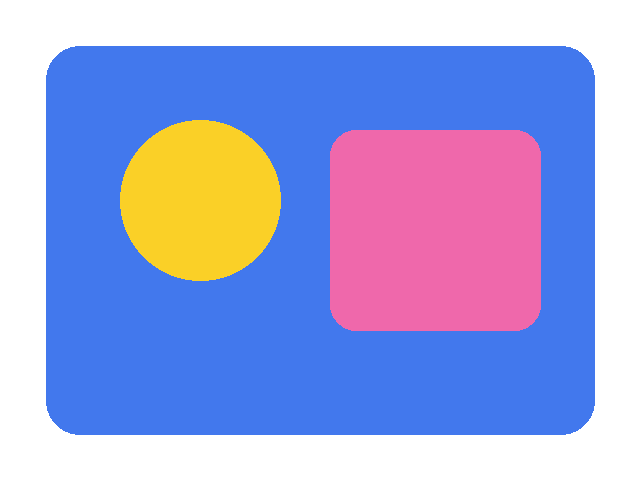
#> input picture samples/transparent.png, 640 x 480 px
$ python -i image_editor.py   (imports and definitions only)
#> lines starting #> are read from the running program, lines starting #| are printed output that depends on the picture
#> further down, picture is the input picture: PIL image 640x480 RGBA; mean R, G, B, A 75.9, 80.9, 146.4, 160.3
#!/usr/bin/env python3
# -*- coding: utf-8 -*-
"""图片信息与简单编辑器（Tkinter + Pillow）。

功能：
    * 读取文件名、格式、宽高、颜色模式和文件大小；
    * 等比/精确缩放、区域裁剪、90°/180°/270° 旋转；
    * 彩色转灰度并保留透明通道；
    * PNG、JPG、WebP、BMP、TIFF 格式转换；
    * 只允许另存为新文件，禁止覆盖原图；
    * 文件不存在、无效图片、参数错误和保存失败均有友好提示。

运行：
    python image_editor.py
"""

from __future__ import annotations

import math
import os
import sys
import tempfile
import traceback
from dataclasses import dataclass
from pathlib import Path
from typing import Tuple

from PIL import Image, ImageDraw, ImageOps, ImageTk, UnidentifiedImageError

import tkinter as tk
import tkinter.font as tkfont
from tkinter import filedialog, messagebox, ttk


APP_TITLE = "图片信息与编辑器"
APP_VERSION = "1.0"

OPEN_FILETYPES = [
    ("常见图片", "*.png *.jpg *.jpeg *.bmp *.webp *.tif *.tiff *.gif"),
    ("PNG 图片", "*.png"),
    ("JPEG 图片", "*.jpg *.jpeg"),
    ("BMP 图片", "*.bmp"),
    ("WebP 图片", "*.webp"),
    ("TIFF 图片", "*.tif *.tiff"),
    ("GIF 图片", "*.gif"),
    ("所有文件", "*.*"),
]

MODE_LABELS = {
    "1": "1（黑白）",
    "L": "L（灰度）",
    "LA": "LA（灰度 + 透明）",
    "P": "P（调色板）",
    "RGB": "RGB（彩色）",
    "RGBA": "RGBA（彩色 + 透明）",
    "CMYK": "CMYK（印刷色）",
    "YCbCr": "YCbCr（亮度/色度）",
    "I": "I（32 位整数）",
    "F": "F（32 位浮点）",
}

# 防止误输入超大尺寸导致耗尽内存。
MAX_IMAGE_SIDE = 12000
MAX_IMAGE_PIXELS = 100_000_000

# 保存格式：界面名称 -> 扩展名 / 可选后缀 / 文件类型过滤器
EXPORT_FORMATS = {
    "PNG": {
        "suffix": ".png",
        "suffixes": (".png",),
        "filetype": ("PNG 图片", "*.png"),
    },
    "JPG": {
        "suffix": ".jpg",
        "suffixes": (".jpg", ".jpeg"),
        "filetype": ("JPEG 图片", "*.jpg *.jpeg"),
    },
    "WebP": {
        "suffix": ".webp",
        "suffixes": (".webp",),
        "filetype": ("WebP 图片", "*.webp"),
    },
    "BMP": {
        "suffix": ".bmp",
        "suffixes": (".bmp",),
        "filetype": ("BMP 图片", "*.bmp"),
    },
    "TIFF": {
        "suffix": ".tif",
        "suffixes": (".tif", ".tiff"),
        "filetype": ("TIFF 图片", "*.tif *.tiff"),
    },
}
EXPORT_FORMAT_NAMES = tuple(EXPORT_FORMATS)
SOURCE_FORMAT_TO_EXPORT = {
    "PNG": "PNG",
    "JPEG": "JPG",
    "WEBP": "WebP",
    "BMP": "BMP",
    "TIFF": "TIFF",
}

SUFFIX_FORMATS = {
    ".png": "PNG",
    ".jpg": "JPEG",
    ".jpeg": "JPEG",
    ".webp": "WEBP",
    ".bmp": "BMP",
    ".tif": "TIFF",
    ".tiff": "TIFF",
}

# 界面配色
BG = "#EEF2F7"
SURFACE = "#FFFFFF"
SURFACE_ALT = "#F8FAFC"
BORDER = "#E2E8F0"
TEXT = "#0F172A"
MUTED = "#64748B"
ACCENT = "#2563EB"
ACCENT_DARK = "#1D4ED8"
ACCENT_SOFT = "#DBEAFE"
DANGER = "#DC2626"
SUCCESS = "#15803D"
PREVIEW_BG = "#1B1D23"


# ---------------------------------------------------------------------------
# 核心逻辑：图片读取与信息整理
# ---------------------------------------------------------------------------


class ImageEditorError(Exception):
    """本程序可预期错误的基类。"""


class ImageLoadError(ImageEditorError):
    """文件不存在、无法读取或不是有效图片。"""


class ValidationError(ImageEditorError):
    """用户输入的参数不合法。"""


class CropOutOfBoundsError(ValidationError):
    """裁剪区域超出图片边界。"""


class ImageSaveError(ImageEditorError):
    """保存图片失败。"""


@dataclass(frozen=True)
class ImageInfo:
    """图片原始信息快照。"""

    path: Path
    filename: str
    image_format: str
    width: int
    height: int
    mode: str
    file_size_bytes: int

    # [4 lines left out: function file_size_mb, not called in this run]

    @property
    def mode_label(self) -> str:
        return MODE_LABELS.get(self.mode, self.mode)

    @property
    def size_text(self) -> str:
        return f"{self.width} × {self.height} 像素"


def describe_mode(mode: str) -> str:
    return MODE_LABELS.get(mode, mode)


# [167 lines left out: functions load_image_file, parse_positive_int, parse_optional_positive_int, parse_nonnegative_int, calculate_resize_dimensions, resize_image and 2 more, not called in this run]


def to_grayscale(image: Image.Image) -> Image.Image:
    """转换灰度图；原图有透明通道时以 LA 模式保留透明度。"""
    if image.mode in ("L", "LA"):
        return image.copy()
    if image.mode == "1":
        return image.convert("L")
    try:
        if has_alpha(image):
            rgba = image.convert("RGBA")
            gray = rgba.convert("L")
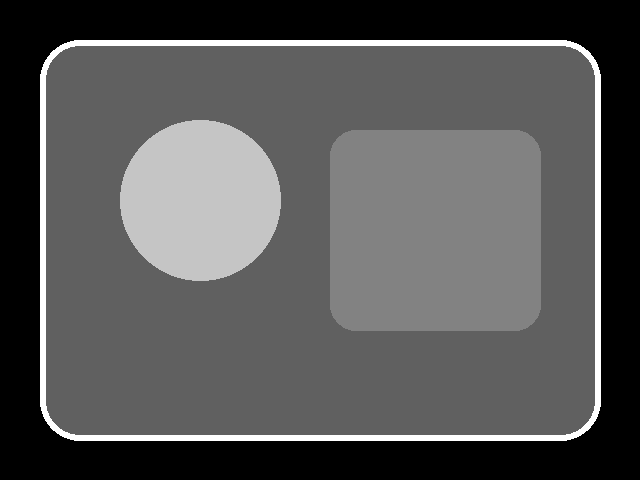
#> gray: PIL image 640x480 L; min 0, max 255, mean 86.9
            alpha = rgba.getchannel("A")
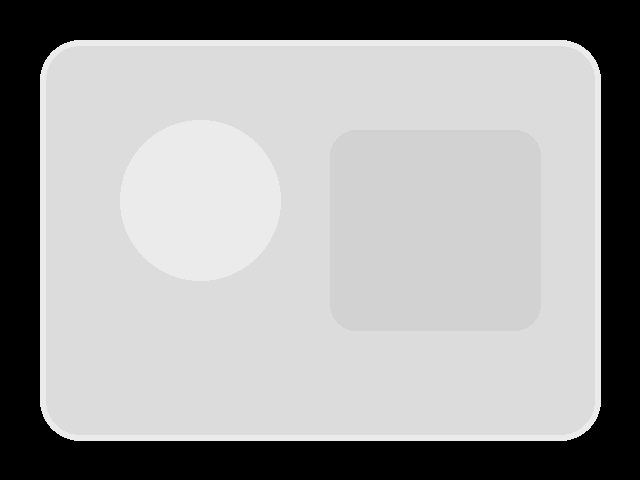
#> alpha: PIL image 640x480 L; min 0, max 235, mean 160.3
            return Image.merge("LA", (gray, alpha))
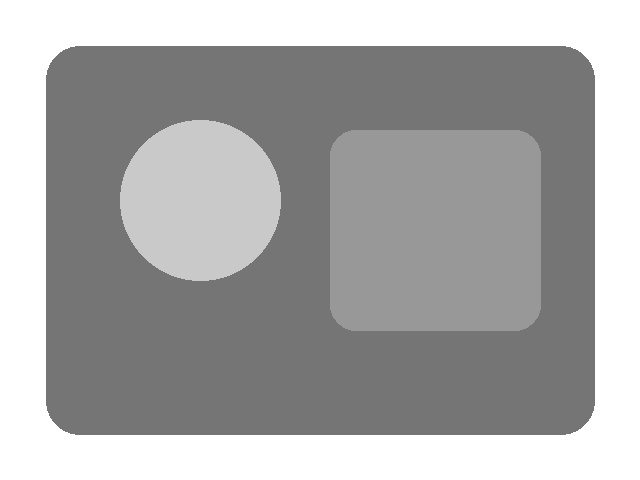
#> returned value: PIL image 640x480 LA; mean R, G, B, A 86.9, 86.9, 86.9, 160.3; transparent parts drawn white
        return ImageOps.grayscale(image)
    except (OSError, ValueError) as exc:
        raise ValidationError(f"无法转换为灰度图：{exc}") from exc


# [118 lines left out: functions _flatten_on_white, _prepare_for_format, paths_are_same, save_image, not called in this run]


class ImageDocument:
    """保存原图、当前编辑结果以及可撤销的历史状态。"""

    # [11 lines left out: functions __init__, from_file, not called in this run]

    @property
    def image(self) -> Image.Image:
        return self._states[self._index][1]

    @property
    def action_label(self) -> str:
        return self._states[self._index][0]

    @property
    def can_undo(self) -> bool:
        return self._index > 0

    @property
    def is_modified(self) -> bool:
        return self._index > 0

    @property
    def has_unsaved_changes(self) -> bool:
        return self._index != self._saved_index

    # [18 lines left out: functions apply, undo, reset, not called in this run]

    def mark_saved(self) -> None:
        self._saved_index = self._index


# ---------------------------------------------------------------------------
# 界面辅助函数
# ---------------------------------------------------------------------------


# [12 lines left out: function make_checkerboard, not called in this run]


def has_alpha(image: Image.Image) -> bool:
    if image.mode in ("RGBA", "LA", "PA"):
        return True
    return image.mode == "P" and "transparency" in image.info


# [9 lines left out: function make_app_icon, not called in this run]


# ---------------------------------------------------------------------------
# 图形界面
# ---------------------------------------------------------------------------


class ImageEditorApp(tk.Tk):
    """主窗口。"""

    # [1047 lines left out: functions __init__, _setup_fonts, _setup_styles, _set_window_icon, _center_window, _build_ui and 19 more, not called in this run]

    def _show_validation(self, exc: Exception, title: str = "参数错误") -> None:
        messagebox.showerror(title, str(exc), parent=self)
        self._set_status(str(exc).splitlines()[0], "error")

    # [462 lines left out: functions _apply_resize, _apply_crop, _select_full_crop, _rotate, _apply_grayscale, _on_undo and 15 more, not called in this run]


# [2 lines not run here, left out]

>>> from PIL import Image
>>> picture = Image.open('samples/transparent.png')
>>> result = to_grayscale(picture)
